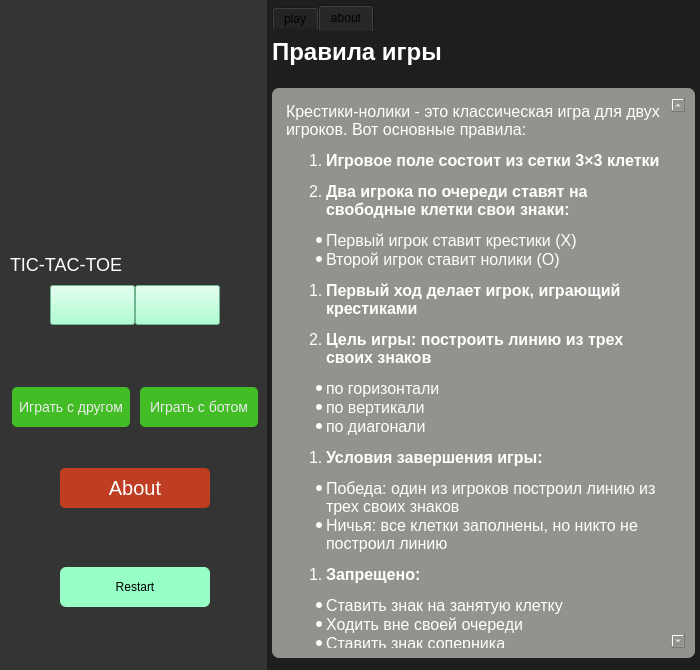
<?xml version="1.0" encoding="UTF-8"?>
<ui version="4.0">
 <class>MainWindow</class>
 <widget class="QMainWindow" name="MainWindow">
  <property name="geometry">
   <rect>
    <x>0</x>
    <y>0</y>
    <width>700</width>
    <height>670</height>
   </rect>
  </property>
  <property name="minimumSize">
   <size>
    <width>700</width>
    <height>600</height>
   </size>
  </property>
  <property name="maximumSize">
   <size>
    <width>3000</width>
    <height>3000</height>
   </size>
  </property>
  <property name="windowTitle">
   <string>tic-tac-toe</string>
  </property>
  <property name="iconSize">
   <size>
    <width>26</width>
    <height>26</height>
   </size>
  </property>
  <widget class="QWidget" name="centralwidget">
   <property name="minimumSize">
    <size>
     <width>700</width>
     <height>600</height>
    </size>
   </property>
   <property name="maximumSize">
    <size>
     <width>3000</width>
     <height>3000</height>
    </size>
   </property>
   <layout class="QHBoxLayout" name="horizontalLayout">
    <property name="spacing">
     <number>0</number>
    </property>
    <property name="leftMargin">
     <number>0</number>
    </property>
    <property name="topMargin">
     <number>0</number>
    </property>
    <property name="rightMargin">
     <number>0</number>
    </property>
    <property name="bottomMargin">
     <number>0</number>
    </property>
    <item>
     <widget class="QFrame" name="frame">
      <property name="minimumSize">
       <size>
        <width>260</width>
        <height>600</height>
       </size>
      </property>
      <property name="maximumSize">
       <size>
        <width>451</width>
        <height>3000</height>
       </size>
      </property>
      <property name="styleSheet">
       <string notr="true">background-color:rgb(52,52,52);</string>
      </property>
      <property name="frameShape">
       <enum>QFrame::NoFrame</enum>
      </property>
      <layout class="QVBoxLayout" name="verticalLayout">
       <property name="spacing">
        <number>10</number>
       </property>
       <property name="leftMargin">
        <number>10</number>
       </property>
       <property name="topMargin">
        <number>7</number>
       </property>
       <property name="rightMargin">
        <number>7</number>
       </property>
       <property name="bottomMargin">
        <number>23</number>
       </property>
       <item>
        <layout class="QHBoxLayout" name="horizontalLayout_5">
         <item>
          <spacer name="horizontalSpacer_3">
           <property name="orientation">
            <enum>Qt::Vertical</enum>
           </property>
           <property name="sizeHint" stdset="0">
            <size>
             <width>40</width>
             <height>20</height>
            </size>
           </property>
          </spacer>
         </item>
         <item>
          <widget class="QPushButton" name="pushButton">
           <property name="minimumSize">
            <size>
             <width>100</width>
             <height>100</height>
            </size>
           </property>
           <property name="maximumSize">
            <size>
             <width>200</width>
             <height>200</height>
            </size>
           </property>
           <property name="styleSheet">
            <string notr="true">border:none;</string>
           </property>
           <property name="text">
            <string/>
           </property>
           <property name="icon">
            <iconset resource="resource.qrc">
             <normaloff>:/icons/icons/main.ico</normaloff>:/icons/icons/main.ico</iconset>
           </property>
           <property name="iconSize">
            <size>
             <width>100</width>
             <height>100</height>
            </size>
           </property>
          </widget>
         </item>
         <item>
          <spacer name="horizontalSpacer_4">
           <property name="orientation">
            <enum>Qt::Vertical</enum>
           </property>
           <property name="sizeHint" stdset="0">
            <size>
             <width>40</width>
             <height>20</height>
            </size>
           </property>
          </spacer>
         </item>
        </layout>
       </item>
       <item>
        <widget class="QLabel" name="label">
         <property name="styleSheet">
          <string notr="true">font-size:18px;
color:rgb(255, 255, 255);</string>
         </property>
         <property name="text">
          <string>TIC-TAC-TOE</string>
         </property>
        </widget>
       </item>
       <item>
        <layout class="QHBoxLayout" name="horizontalLayout_2">
         <property name="spacing">
          <number>0</number>
         </property>
         <item>
          <spacer name="horizontalSpacer">
           <property name="orientation">
            <enum>Qt::Vertical</enum>
           </property>
           <property name="sizeType">
            <enum>QSizePolicy::Fixed</enum>
           </property>
           <property name="sizeHint" stdset="0">
            <size>
             <width>40</width>
             <height>20</height>
            </size>
           </property>
          </spacer>
         </item>
         <item>
          <widget class="QPushButton" name="button_circle">
           <property name="minimumSize">
            <size>
             <width>70</width>
             <height>40</height>
            </size>
           </property>
           <property name="maximumSize">
            <size>
             <width>150</width>
             <height>50</height>
            </size>
           </property>
           <property name="styleSheet">
            <string notr="true">background-color:rgb(151, 255, 198);
</string>
           </property>
           <property name="text">
            <string/>
           </property>
           <property name="icon">
            <iconset resource="resource.qrc">
             <normaloff>:/icons/icons/circle.svg</normaloff>:/icons/icons/circle.svg</iconset>
           </property>
           <property name="iconSize">
            <size>
             <width>20</width>
             <height>20</height>
            </size>
           </property>
          </widget>
         </item>
         <item>
          <widget class="QPushButton" name="button_close">
           <property name="minimumSize">
            <size>
             <width>70</width>
             <height>40</height>
            </size>
           </property>
           <property name="maximumSize">
            <size>
             <width>150</width>
             <height>50</height>
            </size>
           </property>
           <property name="styleSheet">
            <string notr="true">background-color:rgb(151, 255, 198);
</string>
           </property>
           <property name="text">
            <string/>
           </property>
           <property name="icon">
            <iconset resource="resource.qrc">
             <normaloff>:/icons/icons/close.svg</normaloff>:/icons/icons/close.svg</iconset>
           </property>
           <property name="iconSize">
            <size>
             <width>30</width>
             <height>30</height>
            </size>
           </property>
          </widget>
         </item>
         <item>
          <spacer name="horizontalSpacer_2">
           <property name="orientation">
            <enum>Qt::Vertical</enum>
           </property>
           <property name="sizeType">
            <enum>QSizePolicy::Fixed</enum>
           </property>
           <property name="sizeHint" stdset="0">
            <size>
             <width>40</width>
             <height>20</height>
            </size>
           </property>
          </spacer>
         </item>
        </layout>
       </item>
       <item>
        <layout class="QHBoxLayout" name="horizontalLayout_8">
         <item>
          <widget class="QFrame" name="result_frame">
           <property name="minimumSize">
            <size>
             <width>250</width>
             <height>40</height>
            </size>
           </property>
           <property name="maximumSize">
            <size>
             <width>300</width>
             <height>70</height>
            </size>
           </property>
           <property name="styleSheet">
            <string notr="true">border:none;
</string>
           </property>
           <property name="frameShape">
            <enum>QFrame::NoFrame</enum>
           </property>
           <layout class="QHBoxLayout" name="horizontalLayout_9">
            <property name="spacing">
             <number>0</number>
            </property>
            <property name="leftMargin">
             <number>5</number>
            </property>
            <property name="topMargin">
             <number>5</number>
            </property>
            <property name="rightMargin">
             <number>5</number>
            </property>
            <property name="bottomMargin">
             <number>5</number>
            </property>
            <item>
             <widget class="QLabel" name="result_label">
              <property name="minimumSize">
               <size>
                <width>80</width>
                <height>25</height>
               </size>
              </property>
              <property name="maximumSize">
               <size>
                <width>120</width>
                <height>40</height>
               </size>
              </property>
              <property name="text">
               <string/>
              </property>
             </widget>
            </item>
            <item>
             <widget class="QPushButton" name="result_button">
              <property name="minimumSize">
               <size>
                <width>30</width>
                <height>30</height>
               </size>
              </property>
              <property name="maximumSize">
               <size>
                <width>60</width>
                <height>60</height>
               </size>
              </property>
              <property name="text">
               <string/>
              </property>
              <property name="iconSize">
               <size>
                <width>25</width>
                <height>25</height>
               </size>
              </property>
             </widget>
            </item>
           </layout>
          </widget>
         </item>
        </layout>
       </item>
       <item>
        <layout class="QHBoxLayout" name="horizontalLayout_3">
         <property name="spacing">
          <number>10</number>
         </property>
         <property name="leftMargin">
          <number>2</number>
         </property>
         <property name="topMargin">
          <number>2</number>
         </property>
         <property name="rightMargin">
          <number>2</number>
         </property>
         <property name="bottomMargin">
          <number>2</number>
         </property>
         <item>
          <widget class="QPushButton" name="play_with_friend">
           <property name="minimumSize">
            <size>
             <width>90</width>
             <height>40</height>
            </size>
           </property>
           <property name="maximumSize">
            <size>
             <width>150</width>
             <height>70</height>
            </size>
           </property>
           <property name="styleSheet">
            <string notr="true">background-color:rgb(66, 189, 38);
color:rgb(234, 234, 234);
font-size:14px;
border:none;
padding:7px;
border-radius:5px;
</string>
           </property>
           <property name="text">
            <string>Играть с другом</string>
           </property>
           <property name="icon">
            <iconset resource="resource.qrc">
             <normaloff>:/icons/icons/human.png</normaloff>:/icons/icons/human.png</iconset>
           </property>
          </widget>
         </item>
         <item>
          <widget class="QPushButton" name="play_with_bot">
           <property name="minimumSize">
            <size>
             <width>90</width>
             <height>40</height>
            </size>
           </property>
           <property name="maximumSize">
            <size>
             <width>150</width>
             <height>70</height>
            </size>
           </property>
           <property name="styleSheet">
            <string notr="true">background-color:rgb(66, 189, 38);
color:rgb(234, 234, 234);
font-size:14px;
border:none;
padding:7px;
border-radius:5px;



</string>
           </property>
           <property name="text">
            <string>Играть с ботом</string>
           </property>
           <property name="icon">
            <iconset resource="resource.qrc">
             <normaloff>:/icons/icons/bot.png</normaloff>:/icons/icons/bot.png</iconset>
           </property>
          </widget>
         </item>
        </layout>
       </item>
       <item>
        <spacer name="verticalSpacer_2">
         <property name="orientation">
          <enum>Qt::Vertical</enum>
         </property>
         <property name="sizeType">
          <enum>QSizePolicy::Fixed</enum>
         </property>
         <property name="sizeHint" stdset="0">
          <size>
           <width>20</width>
           <height>20</height>
          </size>
         </property>
        </spacer>
       </item>
       <item>
        <widget class="QFrame" name="frame_3">
         <property name="styleSheet">
          <string notr="true">border:none;
background-color:rgb(52,52,52);</string>
         </property>
         <property name="frameShape">
          <enum>QFrame::NoFrame</enum>
         </property>
         <layout class="QHBoxLayout" name="horizontalLayout_11">
          <item>
           <widget class="QPushButton" name="button_about">
            <property name="minimumSize">
             <size>
              <width>90</width>
              <height>40</height>
             </size>
            </property>
            <property name="maximumSize">
             <size>
              <width>150</width>
              <height>70</height>
             </size>
            </property>
            <property name="styleSheet">
             <string notr="true">background-color:rgb(191, 61, 34);
color:rgb(255, 255, 255);
font-size:20px;
border:none;
border-radius:5px;

</string>
            </property>
            <property name="text">
             <string>About</string>
            </property>
           </widget>
          </item>
         </layout>
        </widget>
       </item>
       <item>
        <spacer name="verticalSpacer">
         <property name="orientation">
          <enum>Qt::Vertical</enum>
         </property>
         <property name="sizeType">
          <enum>QSizePolicy::Fixed</enum>
         </property>
         <property name="sizeHint" stdset="0">
          <size>
           <width>20</width>
           <height>40</height>
          </size>
         </property>
        </spacer>
       </item>
       <item>
        <layout class="QHBoxLayout" name="horizontalLayout_7">
         <property name="spacing">
          <number>0</number>
         </property>
         <item>
          <widget class="QPushButton" name="button_restart">
           <property name="minimumSize">
            <size>
             <width>90</width>
             <height>40</height>
            </size>
           </property>
           <property name="maximumSize">
            <size>
             <width>150</width>
             <height>70</height>
            </size>
           </property>
           <property name="styleSheet">
            <string notr="true">border:none;
background-color:rgb(151, 255, 198);
border-radius:6px;
</string>
           </property>
           <property name="text">
            <string>Restart</string>
           </property>
           <property name="icon">
            <iconset resource="resource.qrc">
             <normaloff>:/icons/icons/restart.svg</normaloff>:/icons/icons/restart.svg</iconset>
           </property>
           <property name="iconSize">
            <size>
             <width>20</width>
             <height>20</height>
            </size>
           </property>
          </widget>
         </item>
        </layout>
       </item>
       <item>
        <spacer name="verticalSpacer_3">
         <property name="orientation">
          <enum>Qt::Vertical</enum>
         </property>
         <property name="sizeType">
          <enum>QSizePolicy::Fixed</enum>
         </property>
         <property name="sizeHint" stdset="0">
          <size>
           <width>20</width>
           <height>40</height>
          </size>
         </property>
        </spacer>
       </item>
      </layout>
     </widget>
    </item>
    <item>
     <widget class="QFrame" name="frame_2">
      <property name="styleSheet">
       <string notr="true">background-color:rgb(30, 30, 30);</string>
      </property>
      <property name="frameShape">
       <enum>QFrame::NoFrame</enum>
      </property>
      <layout class="QHBoxLayout" name="horizontalLayout_4">
       <property name="leftMargin">
        <number>5</number>
       </property>
       <property name="topMargin">
        <number>5</number>
       </property>
       <property name="rightMargin">
        <number>5</number>
       </property>
       <property name="bottomMargin">
        <number>5</number>
       </property>
       <item>
        <widget class="QTabWidget" name="tabWidget">
         <property name="minimumSize">
          <size>
           <width>300</width>
           <height>300</height>
          </size>
         </property>
         <property name="maximumSize">
          <size>
           <width>800</width>
           <height>800</height>
          </size>
         </property>
         <property name="styleSheet">
          <string notr="true">border:none;</string>
         </property>
         <property name="currentIndex">
          <number>1</number>
         </property>
         <widget class="QWidget" name="tab">
          <attribute name="title">
           <string>play</string>
          </attribute>
          <layout class="QGridLayout" name="gridLayout">
           <property name="leftMargin">
            <number>0</number>
           </property>
           <property name="topMargin">
            <number>0</number>
           </property>
           <property name="rightMargin">
            <number>0</number>
           </property>
           <property name="bottomMargin">
            <number>0</number>
           </property>
           <property name="spacing">
            <number>2</number>
           </property>
           <item row="0" column="1">
            <widget class="QPushButton" name="button12">
             <property name="minimumSize">
              <size>
               <width>100</width>
               <height>100</height>
              </size>
             </property>
             <property name="maximumSize">
              <size>
               <width>266</width>
               <height>266</height>
              </size>
             </property>
             <property name="styleSheet">
              <string notr="true">background-color:rgb(148, 146, 141);
border: 1px solid rgb(31, 31, 31);
</string>
             </property>
             <property name="text">
              <string/>
             </property>
             <property name="iconSize">
              <size>
               <width>90</width>
               <height>90</height>
              </size>
             </property>
            </widget>
           </item>
           <item row="2" column="0">
            <widget class="QPushButton" name="button31">
             <property name="minimumSize">
              <size>
               <width>100</width>
               <height>100</height>
              </size>
             </property>
             <property name="maximumSize">
              <size>
               <width>266</width>
               <height>266</height>
              </size>
             </property>
             <property name="styleSheet">
              <string notr="true">background-color:rgb(148, 146, 141);
border: 1px solid rgb(31, 31, 31);
</string>
             </property>
             <property name="text">
              <string/>
             </property>
             <property name="iconSize">
              <size>
               <width>90</width>
               <height>90</height>
              </size>
             </property>
            </widget>
           </item>
           <item row="1" column="1">
            <widget class="QPushButton" name="button22">
             <property name="minimumSize">
              <size>
               <width>100</width>
               <height>100</height>
              </size>
             </property>
             <property name="maximumSize">
              <size>
               <width>266</width>
               <height>266</height>
              </size>
             </property>
             <property name="styleSheet">
              <string notr="true">background-color:rgb(148, 146, 141);
border: 1px solid rgb(31, 31, 31);
</string>
             </property>
             <property name="text">
              <string/>
             </property>
             <property name="iconSize">
              <size>
               <width>90</width>
               <height>90</height>
              </size>
             </property>
            </widget>
           </item>
           <item row="2" column="2">
            <widget class="QPushButton" name="button33">
             <property name="minimumSize">
              <size>
               <width>100</width>
               <height>100</height>
              </size>
             </property>
             <property name="maximumSize">
              <size>
               <width>266</width>
               <height>266</height>
              </size>
             </property>
             <property name="styleSheet">
              <string notr="true">background-color:rgb(148, 146, 141);
border: 1px solid rgb(31, 31, 31);</string>
             </property>
             <property name="text">
              <string/>
             </property>
             <property name="iconSize">
              <size>
               <width>90</width>
               <height>90</height>
              </size>
             </property>
            </widget>
           </item>
           <item row="0" column="0">
            <widget class="QPushButton" name="button11">
             <property name="minimumSize">
              <size>
               <width>100</width>
               <height>100</height>
              </size>
             </property>
             <property name="maximumSize">
              <size>
               <width>266</width>
               <height>266</height>
              </size>
             </property>
             <property name="styleSheet">
              <string notr="true">background-color:rgb(148, 146, 141);
border: 1px solid rgb(31, 31, 31);
</string>
             </property>
             <property name="text">
              <string/>
             </property>
             <property name="iconSize">
              <size>
               <width>90</width>
               <height>90</height>
              </size>
             </property>
            </widget>
           </item>
           <item row="1" column="2">
            <widget class="QPushButton" name="button23">
             <property name="minimumSize">
              <size>
               <width>100</width>
               <height>100</height>
              </size>
             </property>
             <property name="maximumSize">
              <size>
               <width>266</width>
               <height>266</height>
              </size>
             </property>
             <property name="styleSheet">
              <string notr="true">background-color:rgb(148, 146, 141);
border: 1px solid rgb(31, 31, 31);
</string>
             </property>
             <property name="text">
              <string/>
             </property>
             <property name="iconSize">
              <size>
               <width>90</width>
               <height>90</height>
              </size>
             </property>
            </widget>
           </item>
           <item row="1" column="0">
            <widget class="QPushButton" name="button21">
             <property name="minimumSize">
              <size>
               <width>100</width>
               <height>100</height>
              </size>
             </property>
             <property name="maximumSize">
              <size>
               <width>266</width>
               <height>266</height>
              </size>
             </property>
             <property name="styleSheet">
              <string notr="true">background-color:rgb(148, 146, 141);
border: 1px solid rgb(31, 31, 31);
</string>
             </property>
             <property name="text">
              <string/>
             </property>
             <property name="iconSize">
              <size>
               <width>90</width>
               <height>90</height>
              </size>
             </property>
            </widget>
           </item>
           <item row="0" column="2">
            <widget class="QPushButton" name="button13">
             <property name="minimumSize">
              <size>
               <width>100</width>
               <height>100</height>
              </size>
             </property>
             <property name="maximumSize">
              <size>
               <width>320</width>
               <height>320</height>
              </size>
             </property>
             <property name="styleSheet">
              <string notr="true">background-color:rgb(148, 146, 141);
border: 1px solid rgb(31, 31, 31) ;
</string>
             </property>
             <property name="text">
              <string/>
             </property>
             <property name="iconSize">
              <size>
               <width>90</width>
               <height>90</height>
              </size>
             </property>
            </widget>
           </item>
           <item row="2" column="1">
            <widget class="QPushButton" name="button32">
             <property name="minimumSize">
              <size>
               <width>100</width>
               <height>100</height>
              </size>
             </property>
             <property name="maximumSize">
              <size>
               <width>266</width>
               <height>266</height>
              </size>
             </property>
             <property name="styleSheet">
              <string notr="true">background-color:rgb(148, 146, 141);
border: 1px solid rgb(31, 31, 31);
</string>
             </property>
             <property name="text">
              <string/>
             </property>
             <property name="iconSize">
              <size>
               <width>90</width>
               <height>90</height>
              </size>
             </property>
            </widget>
           </item>
          </layout>
         </widget>
         <widget class="QWidget" name="tab_2">
          <property name="styleSheet">
           <string notr="true">border:none</string>
          </property>
          <attribute name="title">
           <string>about</string>
          </attribute>
          <layout class="QVBoxLayout" name="verticalLayout_2">
           <property name="spacing">
            <number>15</number>
           </property>
           <property name="leftMargin">
            <number>0</number>
           </property>
           <property name="topMargin">
            <number>0</number>
           </property>
           <property name="rightMargin">
            <number>0</number>
           </property>
           <property name="bottomMargin">
            <number>0</number>
           </property>
           <item>
            <widget class="QLabel" name="rule_of_game">
             <property name="minimumSize">
              <size>
               <width>280</width>
               <height>20</height>
              </size>
             </property>
             <property name="maximumSize">
              <size>
               <width>780</width>
               <height>30</height>
              </size>
             </property>
             <property name="font">
              <font>
               <pointsize>-1</pointsize>
               <weight>75</weight>
               <bold>true</bold>
              </font>
             </property>
             <property name="styleSheet">
              <string notr="true">color:rgb(255, 255, 255);
font-size:24px;
</string>
             </property>
             <property name="text">
              <string>Правила игры</string>
             </property>
            </widget>
           </item>
           <item>
            <layout class="QHBoxLayout" name="horizontalLayout_6"/>
           </item>
           <item>
            <widget class="QTextBrowser" name="text_of_rule">
             <property name="minimumSize">
              <size>
               <width>280</width>
               <height>265</height>
              </size>
             </property>
             <property name="maximumSize">
              <size>
               <width>780</width>
               <height>570</height>
              </size>
             </property>
             <property name="styleSheet">
              <string notr="true">background-color:rgb(148, 146, 141);
color:rgb(255, 255, 255);
border-radius:7px;
padding:10px;
border:none;
</string>
             </property>
             <property name="html">
              <string>&lt;!DOCTYPE HTML PUBLIC &quot;-//W3C//DTD HTML 4.0//EN&quot; &quot;http://www.w3.org/TR/REC-html40/strict.dtd&quot;&gt;
&lt;html&gt;&lt;head&gt;&lt;meta name=&quot;qrichtext&quot; content=&quot;1&quot; /&gt;&lt;style type=&quot;text/css&quot;&gt;
p, li { white-space: pre-wrap; }
&lt;/style&gt;&lt;/head&gt;&lt;body style=&quot; font-family:'Ubuntu Sans'; font-size:11pt; font-weight:400; font-style:normal;&quot;&gt;
&lt;p style=&quot; margin-top:12px; margin-bottom:12px; margin-left:0px; margin-right:0px; -qt-block-indent:0; text-indent:0px;&quot;&gt;&lt;span style=&quot; font-family:'Segoe UI'; font-size:12pt;&quot;&gt;Крестики-нолики - это классическая игра для двух игроков. Вот основные правила:&lt;/span&gt;&lt;/p&gt;
&lt;ol style=&quot;margin-top: 0px; margin-bottom: 0px; margin-left: 0px; margin-right: 0px; -qt-list-indent: 1;&quot;&gt;&lt;li style=&quot; font-family:'Segoe UI'; font-size:12pt;&quot; style=&quot; margin-top:12px; margin-bottom:12px; margin-left:0px; margin-right:0px; -qt-block-indent:0; text-indent:0px;&quot;&gt;&lt;span style=&quot; font-weight:704;&quot;&gt;Игровое поле состоит из сетки 3×3 клетки&lt;/span&gt;&lt;/li&gt;
&lt;li style=&quot; font-family:'Segoe UI'; font-size:12pt;&quot; style=&quot; margin-top:12px; margin-bottom:12px; margin-left:0px; margin-right:0px; -qt-block-indent:0; text-indent:0px;&quot;&gt;&lt;span style=&quot; font-weight:704;&quot;&gt;Два игрока по очереди ставят на свободные клетки свои знаки:&lt;/span&gt;&lt;/li&gt;&lt;/ol&gt;
&lt;ul style=&quot;margin-top: 0px; margin-bottom: 0px; margin-left: 0px; margin-right: 0px; -qt-list-indent: 1;&quot;&gt;&lt;li style=&quot; font-family:'Segoe UI'; font-size:12pt;&quot; style=&quot; margin-top:12px; margin-bottom:0px; margin-left:0px; margin-right:0px; -qt-block-indent:0; text-indent:0px;&quot;&gt;Первый игрок ставит крестики (X)&lt;/li&gt;
&lt;li style=&quot; font-family:'Segoe UI'; font-size:12pt;&quot; style=&quot; margin-top:0px; margin-bottom:12px; margin-left:0px; margin-right:0px; -qt-block-indent:0; text-indent:0px;&quot;&gt;Второй игрок ставит нолики (O)&lt;/li&gt;&lt;/ul&gt;
&lt;ol style=&quot;margin-top: 0px; margin-bottom: 0px; margin-left: 0px; margin-right: 0px; -qt-list-indent: 1;&quot;&gt;&lt;li style=&quot; font-family:'Segoe UI'; font-size:12pt;&quot; style=&quot; margin-top:12px; margin-bottom:12px; margin-left:0px; margin-right:0px; -qt-block-indent:0; text-indent:0px;&quot;&gt;&lt;span style=&quot; font-weight:704;&quot;&gt;Первый ход делает игрок, играющий крестиками&lt;/span&gt;&lt;/li&gt;
&lt;li style=&quot; font-family:'Segoe UI'; font-size:12pt;&quot; style=&quot; margin-top:12px; margin-bottom:12px; margin-left:0px; margin-right:0px; -qt-block-indent:0; text-indent:0px;&quot;&gt;&lt;span style=&quot; font-weight:704;&quot;&gt;Цель игры: построить линию из трех своих знаков&lt;/span&gt;&lt;/li&gt;&lt;/ol&gt;
&lt;ul style=&quot;margin-top: 0px; margin-bottom: 0px; margin-left: 0px; margin-right: 0px; -qt-list-indent: 1;&quot;&gt;&lt;li style=&quot; font-family:'Segoe UI'; font-size:12pt; font-weight:704;&quot; style=&quot; margin-top:12px; margin-bottom:0px; margin-left:0px; margin-right:0px; -qt-block-indent:0; text-indent:0px;&quot;&gt;&lt;span style=&quot; font-weight:400;&quot;&gt;по горизонтали&lt;/span&gt;&lt;/li&gt;
&lt;li style=&quot; font-family:'Segoe UI'; font-size:12pt;&quot; style=&quot; margin-top:0px; margin-bottom:0px; margin-left:0px; margin-right:0px; -qt-block-indent:0; text-indent:0px;&quot;&gt;по вертикали&lt;/li&gt;
&lt;li style=&quot; font-family:'Segoe UI'; font-size:12pt;&quot; style=&quot; margin-top:0px; margin-bottom:12px; margin-left:0px; margin-right:0px; -qt-block-indent:0; text-indent:0px;&quot;&gt;по диагонали&lt;/li&gt;&lt;/ul&gt;
&lt;ol style=&quot;margin-top: 0px; margin-bottom: 0px; margin-left: 0px; margin-right: 0px; -qt-list-indent: 1;&quot;&gt;&lt;li style=&quot; font-family:'Segoe UI'; font-size:12pt;&quot; style=&quot; margin-top:12px; margin-bottom:12px; margin-left:0px; margin-right:0px; -qt-block-indent:0; text-indent:0px;&quot;&gt;&lt;span style=&quot; font-weight:704;&quot;&gt;Условия завершения игры:&lt;/span&gt;&lt;/li&gt;&lt;/ol&gt;
&lt;ul style=&quot;margin-top: 0px; margin-bottom: 0px; margin-left: 0px; margin-right: 0px; -qt-list-indent: 1;&quot;&gt;&lt;li style=&quot; font-family:'Segoe UI'; font-size:12pt;&quot; style=&quot; margin-top:12px; margin-bottom:0px; margin-left:0px; margin-right:0px; -qt-block-indent:0; text-indent:0px;&quot;&gt;Победа: один из игроков построил линию из трех своих знаков&lt;/li&gt;
&lt;li style=&quot; font-family:'Segoe UI'; font-size:12pt;&quot; style=&quot; margin-top:0px; margin-bottom:12px; margin-left:0px; margin-right:0px; -qt-block-indent:0; text-indent:0px;&quot;&gt;Ничья: все клетки заполнены, но никто не построил линию&lt;/li&gt;&lt;/ul&gt;
&lt;ol style=&quot;margin-top: 0px; margin-bottom: 0px; margin-left: 0px; margin-right: 0px; -qt-list-indent: 1;&quot;&gt;&lt;li style=&quot; font-family:'Segoe UI'; font-size:12pt;&quot; style=&quot; margin-top:12px; margin-bottom:12px; margin-left:0px; margin-right:0px; -qt-block-indent:0; text-indent:0px;&quot;&gt;&lt;span style=&quot; font-weight:704;&quot;&gt;Запрещено:&lt;/span&gt;&lt;/li&gt;&lt;/ol&gt;
&lt;ul style=&quot;margin-top: 0px; margin-bottom: 0px; margin-left: 0px; margin-right: 0px; -qt-list-indent: 1;&quot;&gt;&lt;li style=&quot; font-family:'Segoe UI'; font-size:12pt;&quot; style=&quot; margin-top:12px; margin-bottom:0px; margin-left:0px; margin-right:0px; -qt-block-indent:0; text-indent:0px;&quot;&gt;Ставить знак на занятую клетку&lt;/li&gt;
&lt;li style=&quot; font-family:'Segoe UI'; font-size:12pt;&quot; style=&quot; margin-top:0px; margin-bottom:0px; margin-left:0px; margin-right:0px; -qt-block-indent:0; text-indent:0px;&quot;&gt;Ходить вне своей очереди&lt;/li&gt;
&lt;li style=&quot; font-family:'Segoe UI'; font-size:12pt;&quot; style=&quot; margin-top:0px; margin-bottom:12px; margin-left:0px; margin-right:0px; -qt-block-indent:0; text-indent:0px;&quot;&gt;Ставить знак соперника&lt;/li&gt;&lt;/ul&gt;
&lt;p style=&quot;-qt-paragraph-type:empty; margin-top:12px; margin-bottom:12px; margin-left:0px; margin-right:0px; -qt-block-indent:0; text-indent:0px; font-family:'Segoe UI'; font-size:12pt;&quot;&gt;&lt;br /&gt;&lt;/p&gt;&lt;/body&gt;&lt;/html&gt;</string>
             </property>
            </widget>
           </item>
          </layout>
         </widget>
        </widget>
       </item>
      </layout>
     </widget>
    </item>
   </layout>
  </widget>
 </widget>
 <resources>
  <include location="resource.qrc"/>
 </resources>
 <connections/>
</ui>
